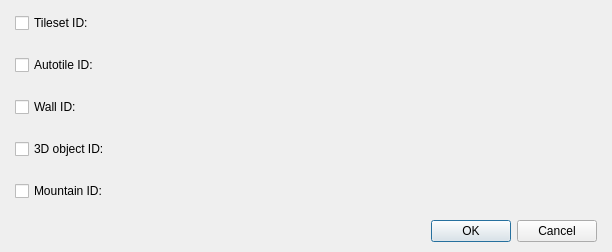
<?xml version="1.0" encoding="UTF-8"?>
<ui version="4.0">
 <class>DialogCommandSwitchTexture</class>
 <widget class="QDialog" name="DialogCommandSwitchTexture">
  <property name="geometry">
   <rect>
    <x>0</x>
    <y>0</y>
    <width>612</width>
    <height>223</height>
   </rect>
  </property>
  <property name="windowTitle">
   <string>Dialog</string>
  </property>
  <layout class="QGridLayout" name="gridLayout_2">
   <property name="leftMargin">
    <number>15</number>
   </property>
   <property name="topMargin">
    <number>10</number>
   </property>
   <property name="rightMargin">
    <number>15</number>
   </property>
   <property name="bottomMargin">
    <number>10</number>
   </property>
   <item row="0" column="0">
    <layout class="QVBoxLayout" name="verticalLayout" stretch="1,0">
     <property name="spacing">
      <number>15</number>
     </property>
     <item>
      <layout class="QGridLayout" name="gridLayout">
       <item row="0" column="0">
        <widget class="QCheckBox" name="checkBoxTilesetID">
         <property name="text">
          <string>Tileset ID:</string>
         </property>
        </widget>
       </item>
       <item row="0" column="1">
        <widget class="PanelPrimitiveValue" name="panelPrimitiveTilesetID" native="true">
         <property name="minimumSize">
          <size>
           <width>250</width>
           <height>27</height>
          </size>
         </property>
         <property name="maximumSize">
          <size>
           <width>250</width>
           <height>27</height>
          </size>
         </property>
         <property name="acceptDrops">
          <bool>false</bool>
         </property>
        </widget>
       </item>
       <item row="0" column="2">
        <widget class="WidgetPicture" name="widgetPictureTileset" native="true">
         <property name="minimumSize">
          <size>
           <width>200</width>
           <height>27</height>
          </size>
         </property>
         <property name="maximumSize">
          <size>
           <width>200</width>
           <height>27</height>
          </size>
         </property>
        </widget>
       </item>
       <item row="1" column="0">
        <widget class="QCheckBox" name="checkBoxAutotileID">
         <property name="text">
          <string>Autotile ID:</string>
         </property>
        </widget>
       </item>
       <item row="1" column="1">
        <widget class="PanelPrimitiveValue" name="panelPrimitiveAutotileID" native="true">
         <property name="minimumSize">
          <size>
           <width>250</width>
           <height>27</height>
          </size>
         </property>
         <property name="maximumSize">
          <size>
           <width>250</width>
           <height>27</height>
          </size>
         </property>
         <property name="acceptDrops">
          <bool>false</bool>
         </property>
        </widget>
       </item>
       <item row="1" column="2">
        <widget class="WidgetPicture" name="widgetPictureAutotile" native="true">
         <property name="minimumSize">
          <size>
           <width>200</width>
           <height>27</height>
          </size>
         </property>
         <property name="maximumSize">
          <size>
           <width>200</width>
           <height>27</height>
          </size>
         </property>
        </widget>
       </item>
       <item row="2" column="0">
        <widget class="QCheckBox" name="checkBoxWallID">
         <property name="text">
          <string>Wall ID:</string>
         </property>
        </widget>
       </item>
       <item row="2" column="1">
        <widget class="PanelPrimitiveValue" name="panelPrimitiveWallID" native="true">
         <property name="minimumSize">
          <size>
           <width>250</width>
           <height>27</height>
          </size>
         </property>
         <property name="maximumSize">
          <size>
           <width>250</width>
           <height>27</height>
          </size>
         </property>
         <property name="acceptDrops">
          <bool>false</bool>
         </property>
        </widget>
       </item>
       <item row="2" column="2">
        <widget class="WidgetPicture" name="widgetPictureWall" native="true">
         <property name="minimumSize">
          <size>
           <width>200</width>
           <height>27</height>
          </size>
         </property>
         <property name="maximumSize">
          <size>
           <width>200</width>
           <height>27</height>
          </size>
         </property>
        </widget>
       </item>
       <item row="3" column="0">
        <widget class="QCheckBox" name="checkBox3DObjectID">
         <property name="text">
          <string>3D object ID:</string>
         </property>
        </widget>
       </item>
       <item row="3" column="1">
        <widget class="PanelPrimitiveValue" name="panelPrimitive3DObjectID" native="true">
         <property name="minimumSize">
          <size>
           <width>250</width>
           <height>27</height>
          </size>
         </property>
         <property name="maximumSize">
          <size>
           <width>250</width>
           <height>27</height>
          </size>
         </property>
         <property name="acceptDrops">
          <bool>false</bool>
         </property>
        </widget>
       </item>
       <item row="3" column="2">
        <widget class="WidgetPicture" name="widgetPicture3DObject" native="true">
         <property name="minimumSize">
          <size>
           <width>200</width>
           <height>27</height>
          </size>
         </property>
         <property name="maximumSize">
          <size>
           <width>200</width>
           <height>27</height>
          </size>
         </property>
        </widget>
       </item>
       <item row="4" column="0">
        <widget class="QCheckBox" name="checkBoxMountainID">
         <property name="text">
          <string>Mountain ID:</string>
         </property>
        </widget>
       </item>
       <item row="4" column="1">
        <widget class="PanelPrimitiveValue" name="panelPrimitiveMountainID" native="true">
         <property name="minimumSize">
          <size>
           <width>250</width>
           <height>27</height>
          </size>
         </property>
         <property name="maximumSize">
          <size>
           <width>250</width>
           <height>27</height>
          </size>
         </property>
         <property name="acceptDrops">
          <bool>false</bool>
         </property>
        </widget>
       </item>
       <item row="4" column="2">
        <widget class="WidgetPicture" name="widgetPictureMountain" native="true">
         <property name="minimumSize">
          <size>
           <width>200</width>
           <height>27</height>
          </size>
         </property>
         <property name="maximumSize">
          <size>
           <width>200</width>
           <height>27</height>
          </size>
         </property>
        </widget>
       </item>
      </layout>
     </item>
     <item>
      <widget class="QDialogButtonBox" name="buttonBox">
       <property name="orientation">
        <enum>Qt::Horizontal</enum>
       </property>
       <property name="standardButtons">
        <set>QDialogButtonBox::Cancel|QDialogButtonBox::Ok</set>
       </property>
      </widget>
     </item>
    </layout>
   </item>
  </layout>
 </widget>
 <customwidgets>
  <customwidget>
   <class>PanelPrimitiveValue</class>
   <extends>QWidget</extends>
   <header>panelprimitivevalue.h</header>
   <container>1</container>
  </customwidget>
  <customwidget>
   <class>WidgetPicture</class>
   <extends>QWidget</extends>
   <header>widgetpicture.h</header>
   <container>1</container>
  </customwidget>
 </customwidgets>
 <resources/>
 <connections>
  <connection>
   <sender>buttonBox</sender>
   <signal>accepted()</signal>
   <receiver>DialogCommandSwitchTexture</receiver>
   <slot>accept()</slot>
   <hints>
    <hint type="sourcelabel">
     <x>248</x>
     <y>254</y>
    </hint>
    <hint type="destinationlabel">
     <x>157</x>
     <y>274</y>
    </hint>
   </hints>
  </connection>
  <connection>
   <sender>buttonBox</sender>
   <signal>rejected()</signal>
   <receiver>DialogCommandSwitchTexture</receiver>
   <slot>reject()</slot>
   <hints>
    <hint type="sourcelabel">
     <x>316</x>
     <y>260</y>
    </hint>
    <hint type="destinationlabel">
     <x>286</x>
     <y>274</y>
    </hint>
   </hints>
  </connection>
 </connections>
</ui>
